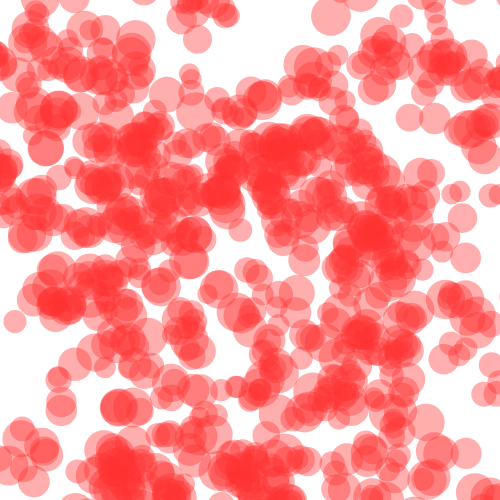
Frame 1 (no input)
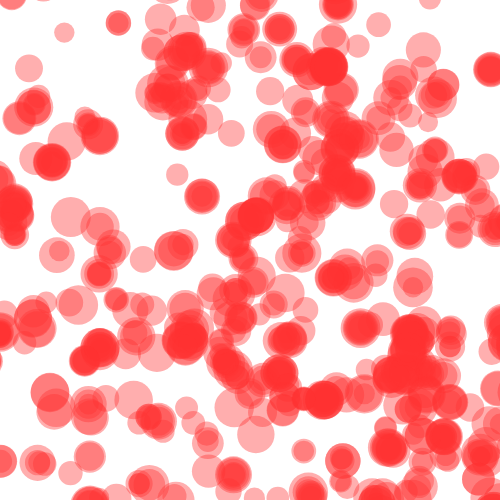
Frame 60 (no input)
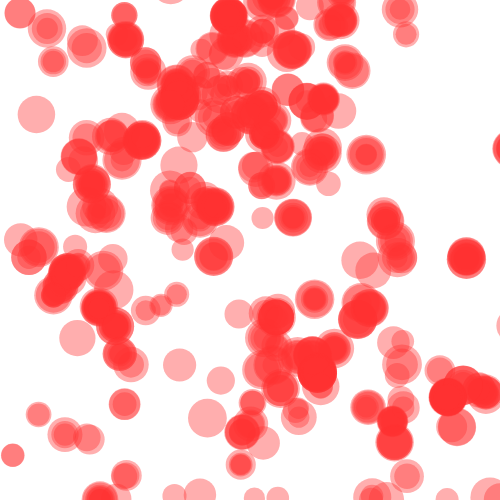
Frame 120 (the mouse pressed at the canvas centre since frame 60)

The p5.js sketch that drew these frames (run headless with seeded random() and noise() and a simulated clock; from frame 60 on, the mouse is pressed at the canvas centre):

// p5.js sketch
// ── sketch.js
//Happiness

'use strict';

var inc = 0.1;
var scl = 15;
var cols, rows;
var zoff = 0;
var fr;
var particles = [];
var flowfield = [];

function setup() {
  createCanvas(500,500);
  cols = floor(width / scl);
  rows = floor(height / scl);
  fr = createP('');

  for(var i = 0 ; i < 1000; i++){
    particles[i]= new Particle();
  }
}

function draw() {
  background(255);
  randomSeed(10);
  var yoff = 0;
  for(var y = 0; y<rows; y++){
    var xoff = 0;
    for(var x = 0; x<cols; x++){
      var index = x + y * cols;
      var r = noise(xoff,yoff)*255;
      var angle = noise(xoff,yoff,zoff) * TWO_PI*4;
      var v = p5.Vector.fromAngle(angle);
      v.setMag(300);
      flowfield[index] = v;
      xoff += inc;
      stroke(0);
      
    }
    yoff += inc;
    zoff += 0.0005;
  }
  for(var i = 0; i < particles.length; i++){
  particles[i].follow(flowfield);    
  particles[i].update();
  particles[i].show();
  particles[i].edges();

  }
}
// ── particle.js
function Particle(){
  this.pos = createVector(random(width),random(height));
  this.vel = createVector(0,0);
  this.acc = createVector(0,0);
  this.maxspeed =100;
  
  this.update = function(){
    this.vel.add(this.acc);
    this.vel.limit(this.maxspeed);
    this.pos.add(this.vel);
    this.acc.mult(0);
  }
  
  this.follow = function(vectors) {
    var x = floor(this.pos.x/scl);
    var y = floor(this.pos.y/scl);
    var index = x + y*cols;
    var force = vectors[index];
    this.applyForce(force);
  }

  this.applyForce = function(force){
    this.acc.add(force);
  }
  this.show = function(){
    stroke(255,50,50,100);
    strokeWeight(random(20,40));
    point(this.pos.x,this.pos.y);
  }
  this.edges = function(){
    if(this.pos.x > width) this.pos.x = 0;
    if(this.pos.x < 0) this.pos.x = width;
    if(this.pos.y > height)this.pos.y = 0;
    if(this.pos.y < 0)this.pos.y = height;    
  }
}
